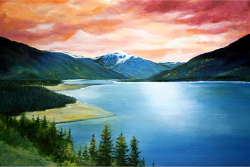
#> input picture ps4_code/data/lake.jpeg, 250 x 167 px, found by its file name; its folder holds 3 pictures in this run
$ python segmentation.py
#> lines starting #> are read from the running program, lines starting #| are printed output that depends on the picture
import numpy as np
import matplotlib.pyplot as plt
import scipy.io as sio
from imageio import imread
from scipy.spatial.distance import cdist


'''
KMEANS_SEGMENTATION: Image segmentation using kmeans
Arguments:
    im - the image being segmented, given as a (H, W, 3) ndarray

    features - ndarray of size (#pixels, M) that are the feature vectors
        associated with each pixel. The #pixels are arranged in such a way
        that calling reshape((H,W)) will correspond to the image im.

    num_clusters - The parameter "K" in K-means that tells the number of
        clusters we will be using.

Returns:
    pixel_clusters - H by W matrix where each index tells what cluster the
        pixel belongs to. The clusters must range from 0 to N-1, where N is
        the total number of clusters.

The K-means algorithm can be done in the following steps:
(1) Randomly choose the initial centroids from the features
(2) Repeat until convergence:
    - Assign each feature vector to its nearest centroid
    - Compute the new centroids as the average of all features assigned to it
    - Convergence happens when the centroids do not change
'''
def kmeans_segmentation(im, features, num_clusters):
    # TODO: Implement this method!
    N = features.shape[0]
    H, W, _ = im.shape
    idx = np.random.choice(N, num_clusters, replace=False)
    centers = features[idx]
    pixel_clusters = np.zeros(N)

    while True:
        f_tmp = np.tile(features, (num_clusters, 1))
        c_tmp = np.repeat(centers, N, axis=0)
        pixel_clusters = np.argmin(np.sum((f_tmp - c_tmp)**2, axis=1).reshape(num_clusters, N), axis=0)
        tmp = centers.copy()
        for j in range(num_clusters):
            centers[j] = np.mean(features[pixel_clusters == j], axis=0)
        if np.allclose(tmp, centers):
            break

    return pixel_clusters.reshape(H, W)
'''
MEANSHIFT_SEGMENTATION: Image segmentation using meanshift
Arguments:
    im - the image being segmented, given as a (H, W, 3) ndarray

    features - ndarray of size (#pixels, M) that are the feature vectors
        associated with each pixel. The #pixels are arranged in such a way
        that calling reshape((H,W)) will correspond to the image im.

    bandwidth - A parameter that determines the radius of what particpates
       in the mean computation

Returns:
    pixel_clusters - H by W matrix where each index tells what cluster the
        pixel belongs to. The clusters must range from 0 to N-1, where N is
        the total number of clusters.

The meanshift algorithm can be done in the following steps:
(1) Keep track of an array whether we have seen each pixel or not.
Initialize it such that we haven't seen any.
(2) While there are still pixels we haven't seen do the following:
    - Pick a random pixel we haven't seen
    - Until convergence (mean is within 1% of the bandwidth of the old
        mean), mean shift. The output of this step will be a mean vector.
        For each iteration of the meanshift, if another pixel is within the
        bandwidth circle (in feature space), then that pixel should also be
        marked as seen
    - If the output mean vector from the mean shift step is
        sufficiently close (within half a bandwidth) to another cluster
        center, say it's part of that cluster
    - If it's not sufficiently close to any other cluster center, make
        a new cluster
(3) After finding all clusters, assign every pixel to the nearest cluster
in feature space.

To perform mean shift:
    - Once a random pixel has been selected, pretend it is the current mean
        vector.
    - Find the feature vectors of the other pixels that are within the
        bandwidth distance from the mean feature vector according to EUCLIDEAN
        distance (in feature space).
    - Compute the mean feature vector among all feature vectors within the
        bandwidth.
    - Repeat until convergence, using the newly computed mean feature vector
        as the current mean feature vector.
'''
def meanshift_segmentation(im, features, bandwidth):
    # TODO: Implement this method!
    H, W = im.shape[0], im.shape[1]
    pixel_num, M = features.shape
    mask = np.ones(pixel_num)
    clusters = []

    while np.sum(mask) > 0:
        loc = np.argwhere(mask > 0)
        idx = loc[int(np.random.choice(loc.shape[0], 1)[0])][0]
        mask[idx] = 0

        current_mean = features[idx]
        prev_mean = current_mean

        while True:
            dist = np.linalg.norm(features - prev_mean, axis=1)
            incircle = dist < bandwidth
            mask[incircle] = 0
            # update current_mean
            current_mean = np.mean(features[incircle], axis=0)
            if np.linalg.norm(current_mean - prev_mean) < 0.01 * bandwidth:
                break
            prev_mean = current_mean

        isValid = True
        for cluster in clusters:
            if np.linalg.norm(cluster - current_mean) < 0.5 * bandwidth:
                isValid = False
        if isValid:
            clusters.append(current_mean)

    pixel_clusters = np.zeros((H, W))
    clusters = np.array(clusters)
    for i in range(pixel_num):
        idx = np.argmin(np.linalg.norm(features[i, :] - clusters, axis=1))
        pixel_clusters[i // W, i % W] = idx
    return pixel_clusters.astype(int)

def draw_clusters_on_image(im, pixel_clusters):
    num_clusters = int(pixel_clusters.max()) + 1
    average_color = np.zeros((num_clusters, 3))
    cluster_count = np.zeros(num_clusters)

    for i in range(im.shape[0]):
        for j in range(im.shape[1]):
            c = pixel_clusters[i,j]
            cluster_count[c] += 1
            average_color[c, :] += im[i, j, :]

    for c in range(num_clusters):
        average_color[c,:] /= float(cluster_count[c])

    out_im = np.zeros_like(im)
    for i in range(im.shape[0]):
        for j in range(im.shape[1]):
            c = pixel_clusters[i,j]
            out_im[i,j,:] = average_color[c,:]

    return out_im


if __name__ == '__main__':

    # Change these parameters to see the effects of K-means and Meanshift
    num_clusters = [5]
    bandwidths = [0.3]


    for filename in ['lake', 'rocks', 'plates']:
        img = imread('./ps4_code/data/%s.jpeg' % filename)
#> img is the input picture: shape (167, 250, 3); mean R, G, B 117.3, 125.1, 125.6

        # Create the feature vector for the images
        features = np.zeros((img.shape[0] * img.shape[1], 5))
        for row in range(img.shape[0]):
            for col in range(img.shape[1]):
                features[row*img.shape[1] + col, :] = np.array([row, col,
                    img[row, col, 0], img[row, col, 1], img[row, col, 2]])
        features_normalized = features / features.max(axis = 0)

        # Part I: Segmentation using K-Means
        for nc in num_clusters:
            clustered_pixels = kmeans_segmentation(img, features_normalized, nc)
            cluster_im = draw_clusters_on_image(img, clustered_pixels)
            plt.imshow(cluster_im)
            plt.title('K-means with %d clusters on %s.jpeg' % (int(nc), filename))
            plt.show()
#> this loop made 1 pass
#> num_clusters in draw_clusters_on_image on pass 1: 5
#> pass 1, `clustered_pixels = kmeans_segmentation(img, features_normalized, nc)`:
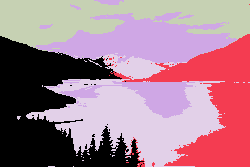
#> clustered_pixels: shape (167, 250) int64; 5 distinct labels, from 0 to 4; one colour per label, 0 black
#> pass 1, `cluster_im = draw_clusters_on_image(img, clustered_pixels)`:
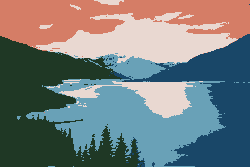
#> cluster_im: shape (167, 250, 3); mean R, G, B 117, 124.5, 125


        # Part II: Segmentation using Meanshift
        for bandwidth in bandwidths:
            clustered_pixels = meanshift_segmentation(img, features_normalized, bandwidth)
            cluster_im = draw_clusters_on_image(img, clustered_pixels)
            plt.imshow(cluster_im)
            plt.title('Meanshift with bandwidth %.2f on %s.jpeg' % (bandwidth, filename))
            plt.show()
#> this loop made 1 pass
#> num_clusters in draw_clusters_on_image on pass 1: 8
#> pass 1, `clustered_pixels = meanshift_segmentation(img, features_normalized, ba..`:
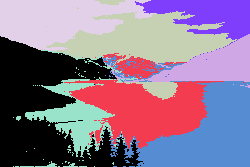
#> clustered_pixels: shape (167, 250) int64; 8 distinct labels, from 0 to 7; one colour per label, 0 black
#> pass 1, `cluster_im = draw_clusters_on_image(img, clustered_pixels)`:
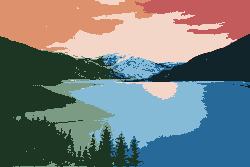
#> cluster_im: shape (167, 250, 3); mean R, G, B 116.7, 124.6, 124.9
#> pass 2 of the loop `for filename in ['lake', 'rocks', 'plates']:`:
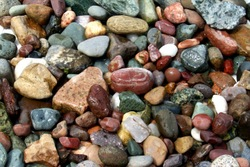
#> input picture ps4_code/data/rocks.jpeg, 250 x 167 px, found by its file name
#> img is the input picture: shape (167, 250, 3); mean R, G, B 122.3, 106.5, 91.7
#> the loop `for nc in num_clusters:` made 1 pass
#> the loop `for bandwidth in bandwidths:` made 1 pass
#> num_clusters in draw_clusters_on_image on pass 1: 14
#> pass 1, `clustered_pixels = meanshift_segmentation(img, features_normalized, ba..`:
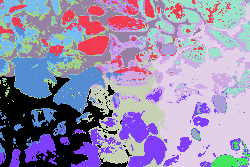
#> clustered_pixels: shape (167, 250) int64; 14 distinct labels, from 0 to 13; one colour per label, 0 black
#> pass 1, `cluster_im = draw_clusters_on_image(img, clustered_pixels)`:
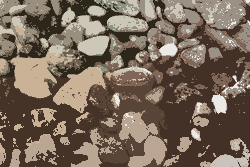
#> cluster_im: shape (167, 250, 3); mean R, G, B 121.7, 105.7, 91.2
#> pass 3 of the loop `for filename in ['lake', 'rocks', 'plates']:`:
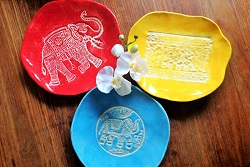
#> input picture ps4_code/data/plates.jpeg, 250 x 167 px, found by its file name
#> img is the input picture: shape (167, 250, 3); mean R, G, B 150.4, 110.1, 84.9
#> the loop `for bandwidth in bandwidths:` made 1 pass
#> pass 1, `clustered_pixels = meanshift_segmentation(img, features_normalized, ba..`:
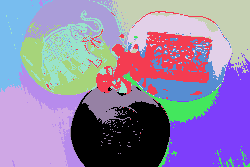
#> clustered_pixels: shape (167, 250) int64; 14 distinct labels, from 0 to 13; one colour per label, 0 black
#> pass 1, `cluster_im = draw_clusters_on_image(img, clustered_pixels)`:
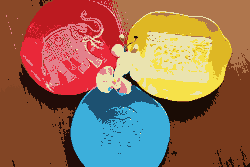
#> cluster_im: shape (167, 250, 3); mean R, G, B 150, 109.7, 84.4
